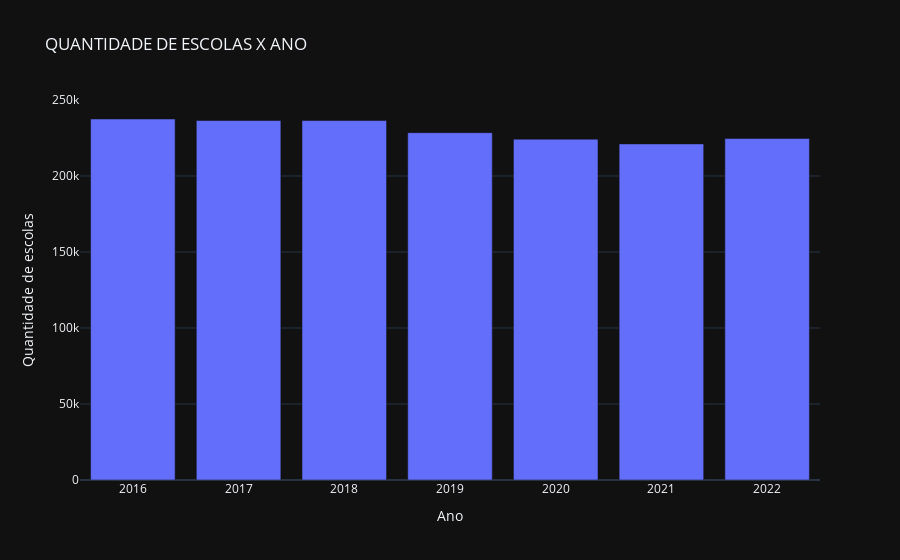

The notebook cell this image was saved under:
### Code cell
# Quantidade de escolas
dimension = "Ano"
quantidade_escolas = con.execute(f"""
                select
                    {DIMENSIONS[dimension]} as '{dimension}',
                    count(CO_ENTIDADE) as 'Quantidade de escolas'
                from microdados
                group by {DIMENSIONS[dimension]}
                order by 1
            """
                                 ).df()
px.bar(
        quantidade_escolas,
        x=dimension,
        y='Quantidade de escolas',
        title=f"QUANTIDADE DE ESCOLAS X {dimension.upper()}"
    )

### Figure 1 — Plotly figure (JSON) as saved in the notebook; plotly's stock layout.template omitted (floating-point values rounded to 4 significant figures)
{"data": [{"alignmentgroup": "True", "hovertemplate": "Ano=%{x}<br>Quantidade de escolas=%{y}<extra></extra>", "legendgroup": "", "marker": {"color": "#636efa", "pattern": {"shape": ""}}, "name": "", "offsetgroup": "", "orientation": "v", "showlegend": false, "textposition": "auto", "x": [2016, 2017, 2018, 2019, 2020, 2021, 2022], "xaxis": "x", "y": [237506, 236481, 236460, 228521, 224229, 221140, 224649], "yaxis": "y", "type": "bar"}], "layout": {"xaxis": {"anchor": "y", "domain": [0.0, 1.0], "title": {"text": "Ano"}}, "yaxis": {"anchor": "x", "domain": [0.0, 1.0], "title": {"text": "Quantidade de escolas"}}, "legend": {"tracegroupgap": 0}, "title": {"text": "QUANTIDADE DE ESCOLAS X ANO"}, "barmode": "relative"}}
